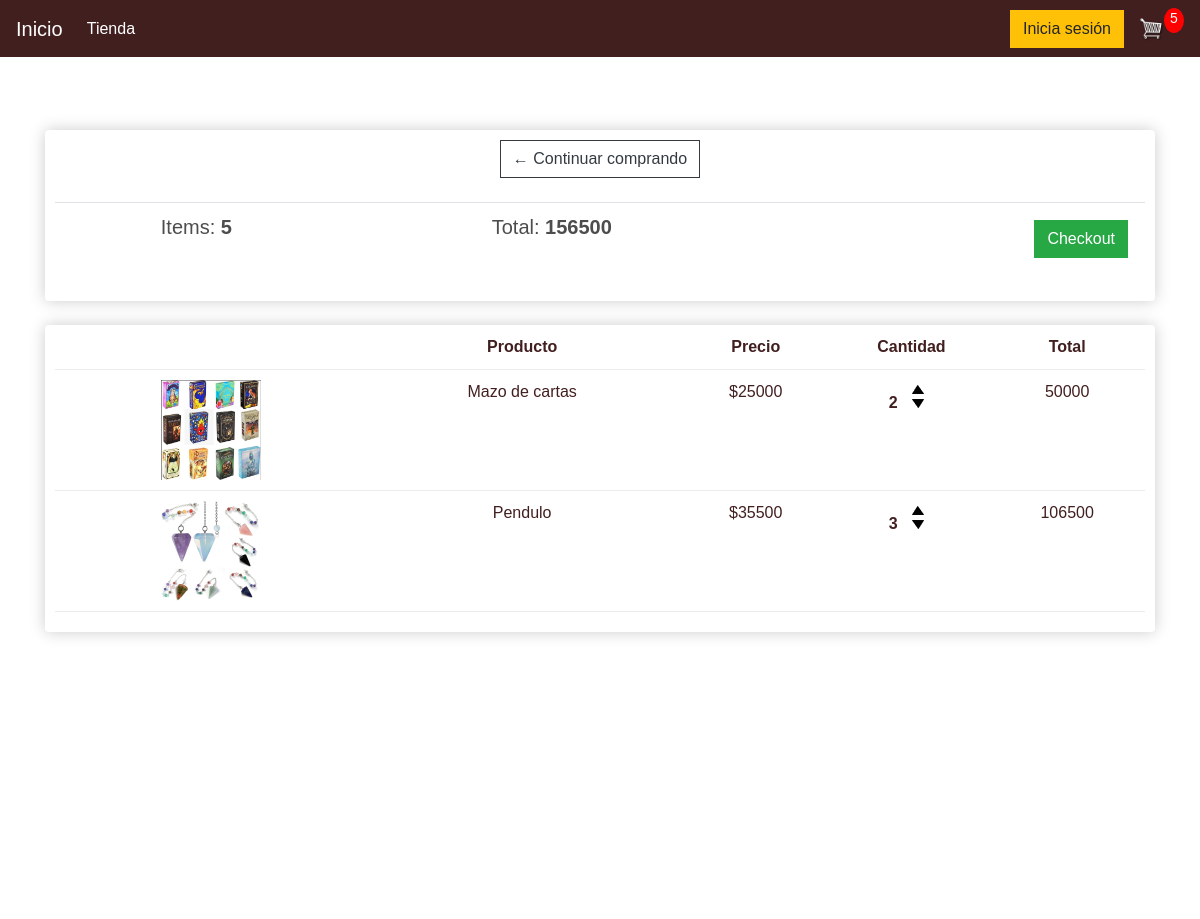
Page /carrito/ (signed in) on the earlier database version.
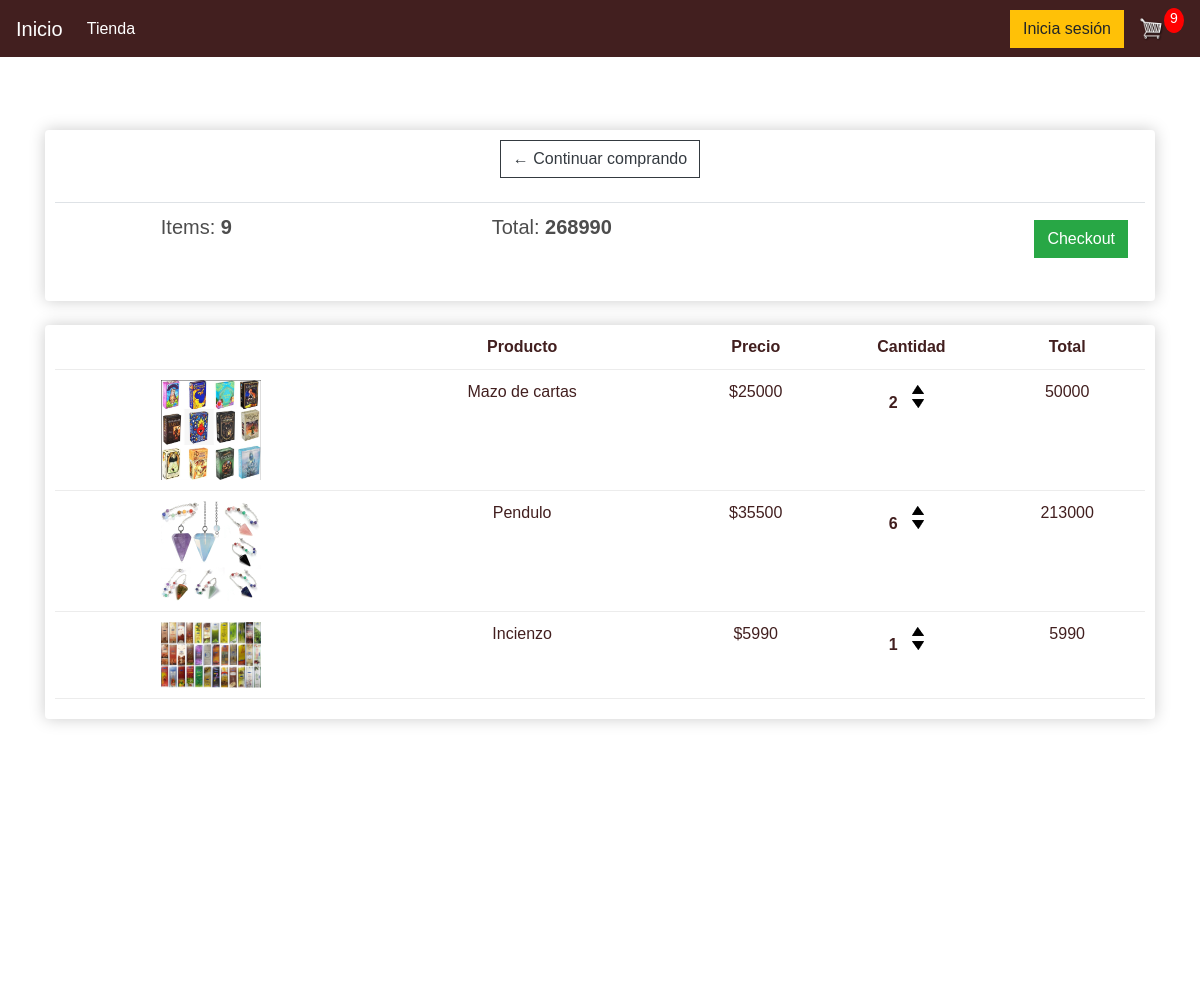
Same page on the later database version.
### tienda/models.py (models this page shows, shortened)
class Orden(models.Model):
    cliente = models.ForeignKey(Cliente, on_delete=models.SET_NULL, null=True, blank=True)
    fecha_orden = models.DateTimeField(auto_now_add=True)
    completado = models.BooleanField(default=False)
    id_transaccion = models.CharField(max_length=100, null=True)
    @property
    def get_cart_total(self):
        ordenproducto = self.ordenproducto_set.all()
        total = sum([item.get_total for item in ordenproducto])
        return total
    @property
    def get_cart_items(self):
        ordenproducto = self.ordenproducto_set.all()
        total = sum([item.cantidad for item in ordenproducto])
        return total

class OrdenProducto(models.Model):
    producto = models.ForeignKey(Producto, on_delete=models.SET_NULL, null=True)
    orden = models.ForeignKey(Orden,on_delete=models.SET_NULL, null=True)
    cantidad = models.IntegerField(default=0, null=True,blank=True)
    fecha_agregado = models.DateTimeField(auto_now_add=True)
    @property
    def get_total(self):
        total = self.producto.precio * self.cantidad
        return total

class Producto(models.Model):
    nombre = models.CharField(max_length=200)
    precio = models.IntegerField()
    digital = models.BooleanField(default=False, null=True, blank=False)
    imagen = models.ImageField(null=True, blank=True)
    @property
    def imagenURL(self):
        try:
            url = self.imagen.url
        except:
            url = ''
        return url

### tienda/views.py (the view)
# urls.py: path('carrito/', views.carrito, name="carrito"),
def carrito(request):
    if request.user.is_authenticated:
        cliente= request.user.cliente
        orden, created= Orden.objects.get_or_create(cliente=cliente, completado=False)
        items = orden.ordenproducto_set.all()
        cartItems = orden.get_cart_items
    else:
        items = []
        orden = {'get_cart_total':0, 'get_cart_items':0, 'shipping':False}
        cartItems = orden['get_cart_items']
    context = {'items': items, 'orden':orden, 'cartItems': cartItems}
    return render(request, 'tienda/carrito.html', context)

### tienda/templates/tienda/carrito.html
{% extends 'tienda/main.html' %}
{% load static %}
    {% block content %}
    <br>
				<br>
                <br>
				<br>
	<div class="row">
		<div class="col-lg-12">
			<div class="box-element">
				<a  class="btn btn-outline-dark" href="{% url 'tienda' %}">&#x2190; Continuar comprando</a>
				<br>
				<br>
				<table class="table">
					<tr>
						<th><h5>Items: <strong>{{orden.get_cart_items}}</strong></h5></th>
						<th><h5>Total:<strong> {{orden.get_cart_total}}</strong></h5></th>
						<th>
							<a  style="float:right; margin:5px;" class="btn btn-success" href="{% url 'checkout' %}">Checkout</a>
						</th>
					</tr>
				</table>
			</div>
			<br>
			<div class="box-element">
				<div class="cart-row">
					<div style="flex:2"></div>
					<div style="flex:2"><strong>Producto</strong></div>
					<div style="flex:1"><strong>Precio</strong></div>
					<div style="flex:1"><strong>Cantidad</strong></div>
					<div style="flex:1"><strong>Total</strong></div>
				</div>
				{% for item in items%}
				<div class="cart-row">
					<div style="flex:2"><img class="row-image" src="{{item.producto.imagenURL}}"></div>
					<div style="flex:2"><p>{{item.producto.nombre}}</p></div>
					<div style="flex:1"><p>${{item.producto.precio}}</p></div>
					<div style="flex:1">
						<p class="quantity">{{item.cantidad}}</p>
						<div class="quantity">
							<img data-product="{{item.producto.id}}" data-action="add" class="chg-quantity update-cart" src="{% static  'tienda/img/arrow-up.png' %}">
							<img data-product="{{item.producto.id}}" data-action="remove" class="chg-quantity update-cart" src="{% static  'tienda/img/arrow-down.png' %}">
						</div>
					</div>
					<div style="flex:1"><p>{{item.get_total}}</p></div>
				</div>
{% endfor %}
			</div>
		</div>
	</div>
    {% endblock content %}

Differences in the rows shown:
changed through a linked row, Orden: get_cart_items "5" → "9"; get_cart_total "156500" → "268990"
changed OrdenProducto "Pendulo": cantidad "3" → "6"; get_total "106500" → "213000"
added OrdenProducto: producto.imagenURL (picture), producto.nombre "Incienzo", producto.precio "5990", cantidad "1", get_total "5990"
Other differences:
{{ cartItems }}: "5" → "9"
